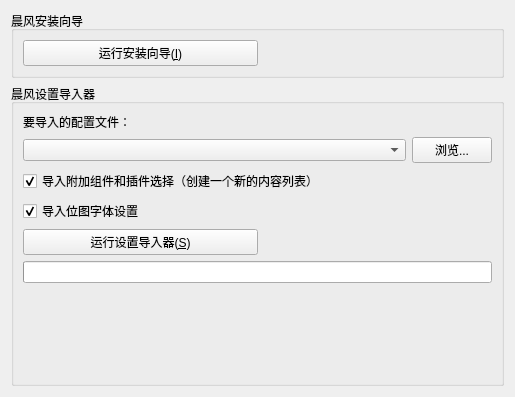
<?xml version="1.0" encoding="UTF-8"?>
<ui version="4.0">
 <class>ImportPage</class>
 <widget class="QWidget" name="ImportPage">
  <property name="geometry">
   <rect>
    <x>0</x>
    <y>0</y>
    <width>515</width>
    <height>397</height>
   </rect>
  </property>
  <property name="windowTitle">
   <string>表单</string>
  </property>
  <layout class="QVBoxLayout" name="verticalLayout">
   <item>
    <widget class="QGroupBox" name="wizardGroup">
     <property name="title">
      <string>晨风安装向导</string>
     </property>
     <layout class="QGridLayout" name="gridLayout_3" columnstretch="1,1">
      <item row="1" column="1">
       <spacer name="horizontalSpacer_2">
        <property name="orientation">
         <enum>Qt::Horizontal</enum>
        </property>
        <property name="sizeHint" stdset="0">
         <size>
          <width>40</width>
          <height>20</height>
         </size>
        </property>
       </spacer>
      </item>
      <item row="1" column="0">
       <widget class="QPushButton" name="wizardButton">
        <property name="text">
         <string>运行安装向导(&amp;I)</string>
        </property>
       </widget>
      </item>
     </layout>
    </widget>
   </item>
   <item>
    <widget class="QGroupBox" name="importerGroup">
     <property name="title">
      <string>晨风设置导入器</string>
     </property>
     <layout class="QVBoxLayout" name="verticalLayout_2">
      <item>
       <layout class="QGridLayout" name="gridLayout_2" rowstretch="0,0" columnstretch="1,0">
        <item row="0" column="0">
         <widget class="QLabel" name="importerLabel">
          <property name="text">
           <string>要导入的配置文件：</string>
          </property>
         </widget>
        </item>
        <item row="1" column="0">
         <widget class="QComboBox" name="settingsComboBox"/>
        </item>
        <item row="1" column="1">
         <widget class="QPushButton" name="browseButton">
          <property name="text">
           <string>浏览...</string>
          </property>
         </widget>
        </item>
       </layout>
      </item>
      <item>
       <widget class="QCheckBox" name="addonsCheckBox">
        <property name="text">
         <string>导入附加组件和插件选择（创建一个新的内容列表）</string>
        </property>
        <property name="checked">
         <bool>true</bool>
        </property>
       </widget>
      </item>
      <item>
       <widget class="QCheckBox" name="fontsCheckBox">
        <property name="toolTip">
         <string>原版引擎自带的字体在界面缩放时会模糊，而且只支持少量字符，
因此 OpenMW 提供了另一套字体来避免这些问题。这些字体使用 TrueType 技术，与默认的晨风字体非常相似。
如果您仍然喜欢原版字体而非 OpenMW 的字体，或者您使用自定义位图字体，请选中此复选框。</string>
        </property>
        <property name="text">
         <string>导入位图字体设置</string>
        </property>
        <property name="checked">
         <bool>true</bool>
        </property>
       </widget>
      </item>
      <item>
       <layout class="QGridLayout" name="gridLayout_4" columnstretch="1,1">
        <item row="2" column="1">
         <spacer name="horizontalSpacer_3">
          <property name="orientation">
           <enum>Qt::Horizontal</enum>
          </property>
          <property name="sizeHint" stdset="0">
           <size>
            <width>40</width>
            <height>20</height>
           </size>
          </property>
         </spacer>
        </item>
        <item row="2" column="0">
         <widget class="QPushButton" name="importerButton">
          <property name="text">
           <string>运行设置导入器(&amp;S)</string>
          </property>
         </widget>
        </item>
       </layout>
      </item>
      <item>
       <widget class="QProgressBar" name="progressBar">
        <property name="maximum">
         <number>4</number>
        </property>
        <property name="textVisible">
         <bool>false</bool>
        </property>
       </widget>
      </item>
      <item>
       <spacer name="verticalSpacer">
        <property name="orientation">
         <enum>Qt::Vertical</enum>
        </property>
        <property name="sizeHint" stdset="0">
         <size>
          <width>0</width>
          <height>0</height>
         </size>
        </property>
       </spacer>
      </item>
     </layout>
    </widget>
   </item>
  </layout>
 </widget>
 <resources/>
 <connections/>
</ui>
